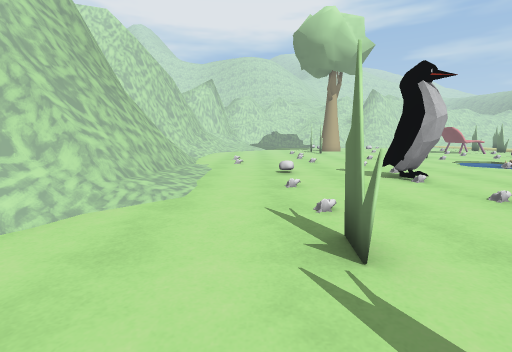
[1] (above)

18 first-person views from a walk through a 3-D level made in the Unity game engine. The camera is 1.2 m above the floor, tilts 8° down and sees 85° across. The floor is counted in squares, 1 m on a side. Each view is taken from the middle of a square. On the plan, view 1 faces up. The plan holds only what a view shows up to about 13 squares ahead; the rest is blank. The place goes on beyond the plan. Some animated figures are not drawn. Some surface patterns are stand-ins.

[2]
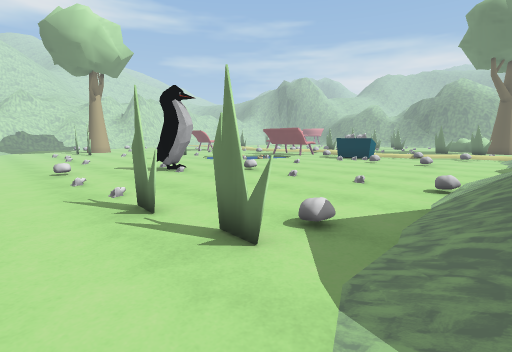

[3]
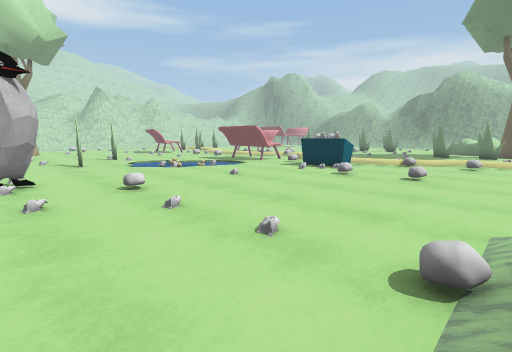

[4]
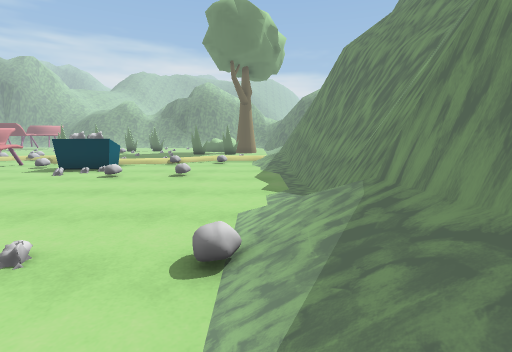

[5]
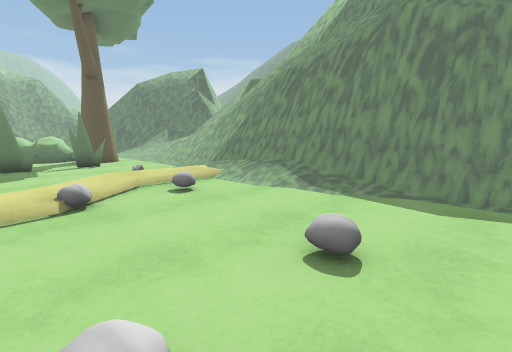

[6]
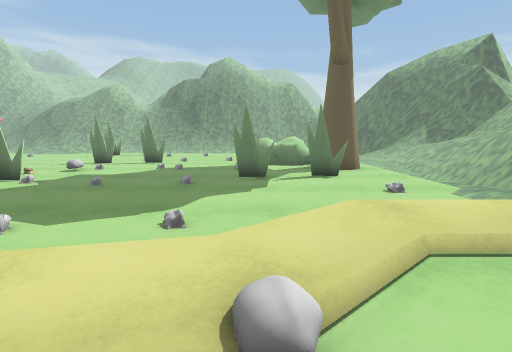

[7]
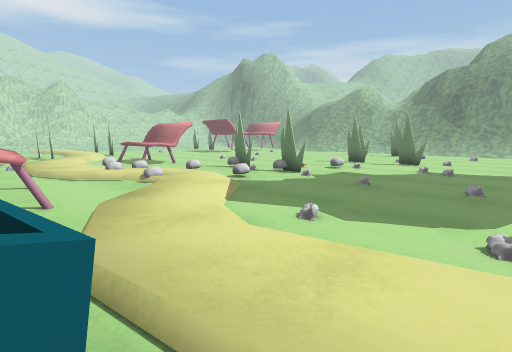

[8]
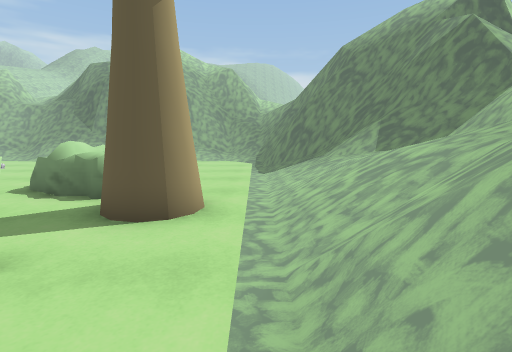

[9]
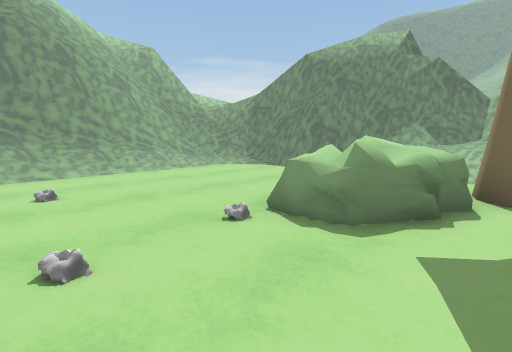

[10]
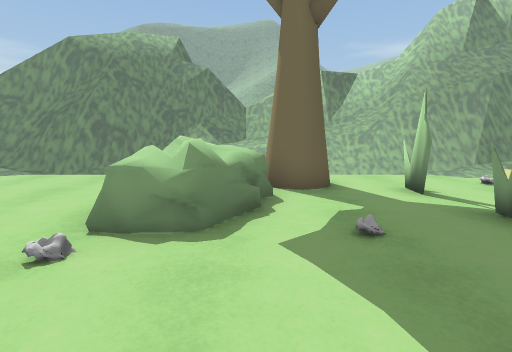

[11]
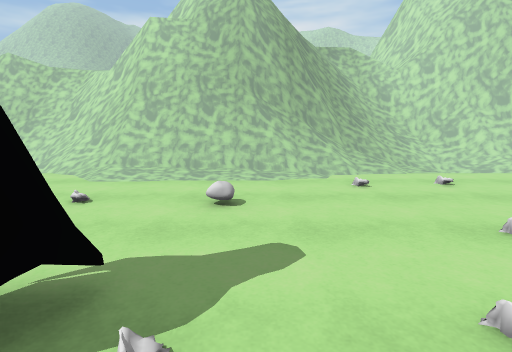

[12]
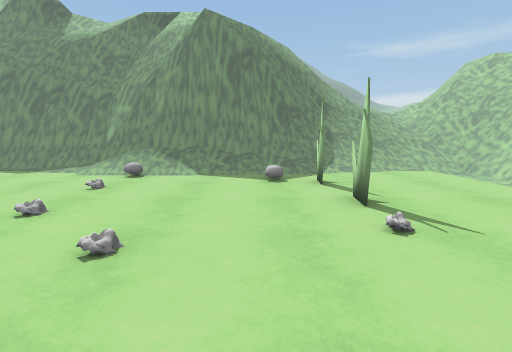

[13]
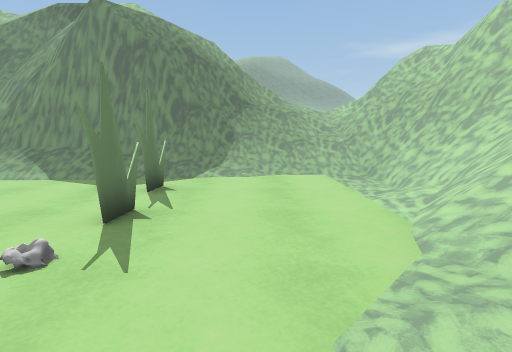

[14]
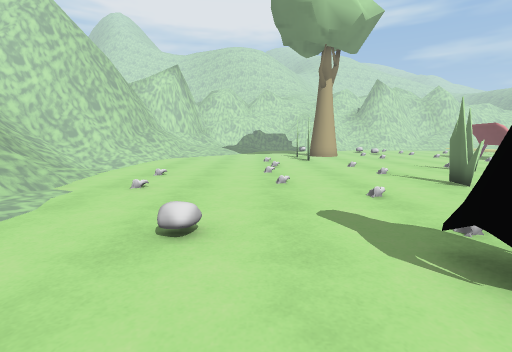

[15]
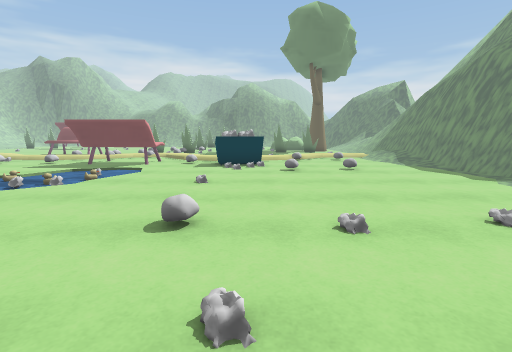

[16]
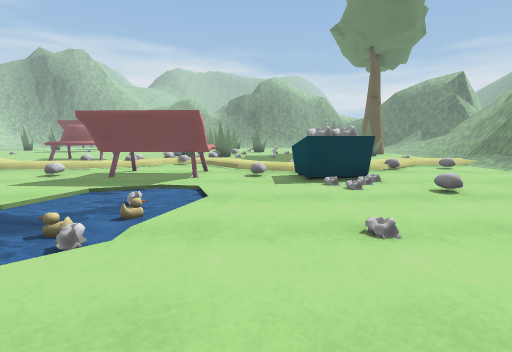

[17]
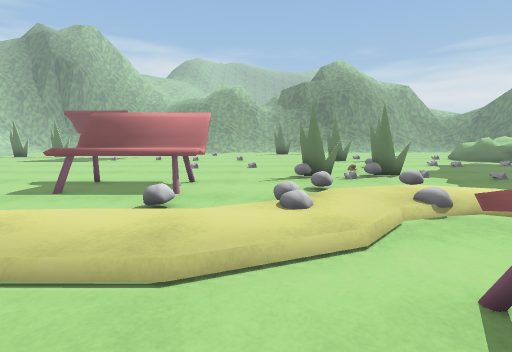

[18]
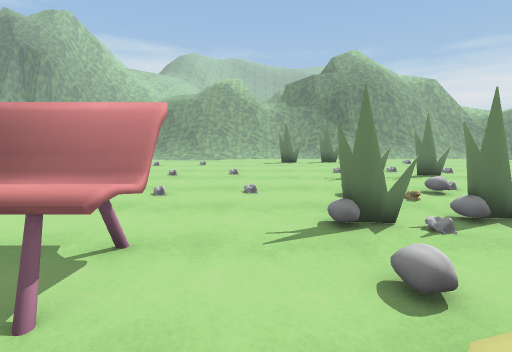

### Floor plan
Key: @ floor where view 1 was taken; # wall or solid block; . main floor; : floor 0.25 m higher than the main floor; - floor 0.25 m lower than the main floor; / step, stairs or slope; = window, fence, low wall or low ledge; ~ water the walk can cross; ≈ water the walk keeps out of; v drop or lower ground; B bin; E bench; U bush; T tree; O other object.
Columns run from 9 left of view 1 to 37 right of it. Each row starts with its distance up from view 1.
 19   ##=//.............      ./:/EE......
 18   #=///.............      .:/.EEE.........
 17  ##//./.............      /:/.EEE.........
 16   =//./............#    ..////EEE.........
 15   =////............    .../:/.EEE.........
 14  ###=//............   ..../::.............
 13  ####//.........#..~~...EEE://..#.........
 12    ##//...........~~≈~~.EEE.::/...........
 11     ##=...........~≈~~~.EE ..:/./.........
 10     ###............≈≈~~.EEE/:://.#....#
  9      ##......O............./:/../.......   ..
  8      ##......OO.........///:/.........#.. ...
  7      ##/.....O..........BB::....:............./
  6     ##=/.............../BB::................../
  5    ###=/.............../BB::................../
  4   ###=/...................:://................/
  3   v##O....#................:/....#....UU....../
  2   v#=/...................../:/.......UUU....../
  1   v#=//...#................//:....#.TUUU....../
  0   v#=-/..@..................::.....T#T......../
 -1  vv#=-/.....//////........///:......T........./
 -2 /vv#=././//////////....///////:......//////////
 -3 /vv/////////###################===/////////####
 -4 /v////////=##      #   vvvvvvvv///////////#####
 -5 ////=/////##         vvv//////////// ////=#vvvv
 -6 ///v=////##             ======#////  ///==vvvv/

Positions as (right, up) in squares from view 1, and headings:
1: (0, 0), facing up
2: (-1, -2), facing up-right
3: (4, -1), facing up-right
4: (4, -1), facing right
5: (12, 4), facing down-right
6: (16, 3), facing right
7: (16, 4), facing up-right
8: (22, -2), facing right
9: (27, 7), facing down-right
10: (28, 7), facing down
11: (6, 10), facing left
12: (3, 8), facing down
13: (-1, 7), facing down
14: (2, 6), facing up
15: (3, 5), facing right
16: (7, 8), facing right
17: (15, 14), facing right
18: (19, 14), facing right
